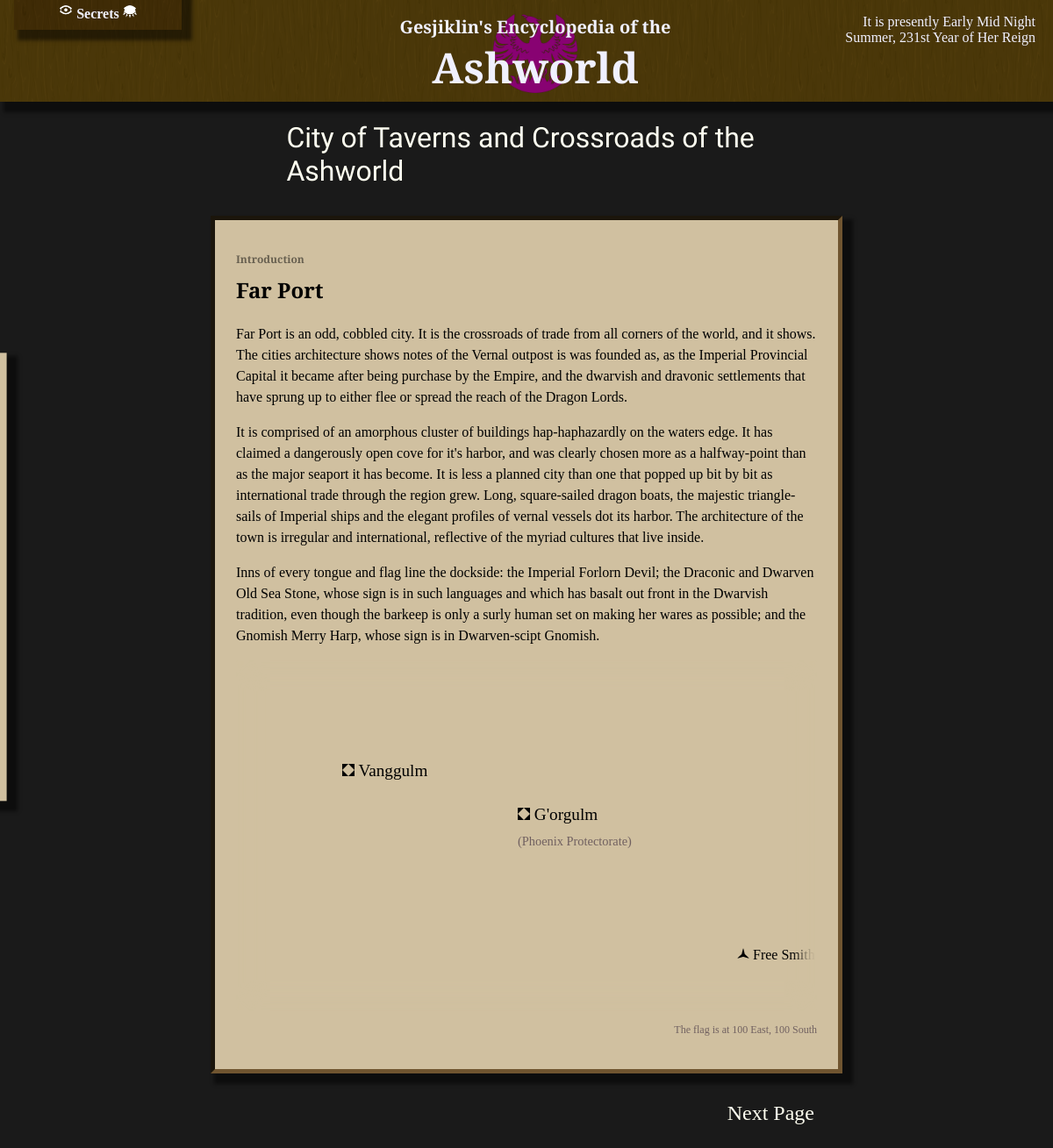
The app's page /Far Port-info with its own data.
### wiki/models.py (models this page shows, shortened)
class InfoPage(models.Model):
    short_title = models.CharField(max_length = 64, primary_key=True)
    def title(self):
        return self.short_title #self.full_title if self.full_title else self.short_title
    def prev_page(self):
        return InfoPage.objects.get(next_page = self)
    def _chapter(self):
        prev = self
        i = 0
        while True:
            try:
                prev = prev.prev_page()
            except InfoPage.DoesNotExist:
                break
            i += 1
        return (prev, i)
    def chapter(self):
        info, number = self._chapter()
        return "{}, Chapter {}".format(info.title(), number) if number > 0 else "Introduction"
    def is_secret(self):
        return len(self.text) == 0 and len(InfoSecret.objects.filter(page = self))
    def map_location(self):
        return MapLocation.objects.get(page = self)
    quote = models.TextField(blank = True)
    text = models.TextField(blank = True)
    next_page = models.ForeignKey(to='self', on_delete=models.SET_NULL, null=True, blank=True)

class MapLocation(models.Model):
    page = models.ForeignKey(to=InfoPage, on_delete=models.SET_DEFAULT, default=InfoPage.objects.get(pk = 'Introduction').pk)
    def title(self):
        return self.page.title()
    note = models.TextField(max_length = 64, blank=True)
    LOC_TYPES = [
        ('village', 'Small Village or Town'),
        ('city', 'Major City'),
        ('region', 'General Region')
    ]
    loc_type = models.TextField(max_length = max(len(i) for i,_ in LOC_TYPES), choices = LOC_TYPES, default = LOC_TYPES[0][0])
    x = models.IntegerField()
    y = models.IntegerField()

### wiki/views.py (the view)
# urls.py: path('', views.index, name='dictionary'),
def index(request, **kwargs):
	template_name = "wiki/index.html"
	context = base_context(request)
	short_title = kwargs['pagetitle'] if ('pagetitle' in kwargs) else 'Introduction'
	info = None
	try:
		info = InfoPage.objects.get(short_title__iexact=short_title)
	except InfoPage.DoesNotExist:
		base_url = reverse('search')
		query_string =  urlencode({'terms': short_title})
		url = '{}?{}'.format(base_url, query_string)
		return redirect(url)
	context['info'] = info
	return render(request, template_name, context)

### wiki/templatetags/wiki_extras.py (called while the page is built, shortened)
@register.filter
def strongterms(value, terms, start_strong="<strong>", end_strong="</strong>"):
    if not terms:
        return mark_safe(value)

### wiki/views.py (called while the page is built)
def pop_popup(request):
	queue = request.session.get('popupforms', [])
	if queue and isinstance(queue, list):
		r = queue.pop(0)
		request.session['popupforms'] = queue
		return r
	else:
		return None

def base_context(request):
	context = {}
	context['show_secrets'] = request.session.get('show_secrets', False)
	context['passwords'] = request.session.get('passwords')
	context['locations'] = MapLocation.objects.all()
	if context['passwords']:
		context['unlocked_secrets'] = list(reduce(lambda x,y : x.union(y), (SecretPassword.objects.get(pk=i).unlocks() for i in context['passwords'])))
	context['popupform'] = pop_popup(request)
	context['terms_str'] = request.GET.get('terms')
	context['terms'] = list(filter(lambda term : not term in ignored_terms, context['terms_str'].split(' ') if context['terms_str'] else []))
	context['show_edit'] = request.get_host() == "127.0.0.1:8000"
	return context

### wiki/templates/wiki/index.html (shortened to what this page needs)
{% load static %}
{% load wiki_extras %}
<!DOCTYPE HTML>
<html>
<head>
    <link rel="stylesheet" type="text/css" href="{% static 'wiki/style.css' %}"/>
    {% block head %}
    <link rel="stylesheet" type="text/css" href="{% static 'wiki/info.css' %}"/>
    {% endblock %}
</head>
<body>
<div class="title">
    <image src="{% static 'wiki/Phoenix.png' %}" alt=""/>
    <span><h2>Gesjiklin's Encyclopedia of the</h2><h1>Ashworld</h1></span>
    <div class="passwords">
        <h3>
            <img src="{% static 'wiki/openEye.png' %}" alt="" height="16"/>
            Secrets
            <img src="{% static 'wiki/closedEye.png' %}" alt="" height="16"/>
        </h3>
    </div>
    <p id="datetime" class="right">
        It is presently HOUR SECTION <br/>
        Summer, 231st Year of Her Reign
    </p>
</div>
<div class="titlebuffer"></div>
<div class="sidebar">
</div>
<div class="content">
    {% block content %}
    <p class="quote">
        {{ info.quote | safe}}
    </p>
    <div class="textbox">
        <h3 class="chapter">{{ info.chapter }}</h3>
        <h2>
            {% if info.is_secret and not show_secrets %}
                <span class="secret">There are only secrets here.</span>
            {% else %}
                {{ info.title | safe }}
            {% endif %}
        </h2>
        <p>
            {{ info.text | strongterms:terms }}
        </p>
        {% if info.map_location %}
            {% include 'wiki/map.html' %}
        {% endif %}
    </div>
    {% if info.next_page %}
        <a id="next" class="pageturn" href="{% url 'info' info.next_page.pk %}">Next Page</a>
    {% endif %}
    {% endblock %}
</div>
</body>
</html>

### wiki/templates/wiki/map.html (shortened to what this page needs)
{% load static %}
<link rel="stylesheet" href="{% static 'wiki/map.css' %}"/>
<div class="mapcontainer">
    <div id="worldmap" class="map pannable">
        {% for location in locations %}
            <a class="maplocation mapsticky map{{location.loc_type}} matchbackground" href="{% url 'info' location.page.pk %}"
                style="top: {{ location.y }}px; left: {{ location.x }}px ">
                {% if location.loc_type != 'region' %}
                    <image src="
                        {% if location.loc_type == 'city' %}
                            {% static 'wiki/city.png' %}
                        {% else %}
                            {% static 'wiki/village.png' %}
                        {% endif %}
                    "/>
                {% endif %}
                {{ location.title }}
                <br/>
                {% if location.note %}
                    <span class="note">({{ location.note }})</span>
                {% endif %}
            </a>
        {% endfor %}
    </div>
    <div class="blurededge matchcolortoback"></div>
</div>
<p class="note">The flag is at <span id="markerx">100</span> East, <span id="markery">100</span> South</p>

### wiki/static/wiki/style.css (style rules this page uses)
body { padding: 0%; margin: 0%; background-image: url("/static/wiki/stone.png"); background-repeat: repeat; background-attachment: fixed; }
body:before { position: fixed; content:""; top:0; left:0; width:100%; height:100%; opacity: 0.985; background-color: #171717; z-index: -10; }
.title { position: fixed; top: 0; left: 0; width: 100%; margin: 0%; padding: 10px; text-align: center; z-index: 10; }
.title, .passwords { background-image: url("/static/wiki/wood.jpg"); background-repeat: repeat; background-size: 200px 200px; }
.title:before, .passwords:before { position: absolute; content:""; top:0; left:0; width:100%; height:100%; opacity: 0.85; background: #453605; z-index: -10; }
.title, .title a { color: #f0f0ff; }
.title, .titlebuffer { height: 6em; }
.title img { max-height: 100%; }
.title span { position: absolute; top: 0; left: 50%; transform: translate(-50%, 0%); }
.title h2 { margin-bottom: 0%; font-size: 1.25em; }
.title h1 { margin-top: 0%; margin-bottom: 8px; font-size: 3em; }
.title h1, h2, .sidebar a, .sidebar form { font-family: 'Cinzel Decorative', cursive; }
.title p { position: absolute; top: 0; padding: 0px 8px; }
.title p.right { text-align: right; right: 2em; }
.passwords { position: absolute; left: 16px; top: 0; transform: translate(0, calc(18px + 1em - 100%)); width: 15%; padding: 4px; padding-bottom: 8px; transition: top 1s; transition: bottom 1s; transition: transform 1s; }
.passwords:before { background: #382702; }
.passwords:before { z-index: 0; }
.passwords p, .passwords form, .passwords h3 { position: relative; z-index: 1; }
.passwords h3 { font-weight: bold; font-size: 1em; margin-bottom: 1px; }
.content { padding: 10px 20%; color: #fffff0; }
.quote, .quoteauthor { font-family: 'Tangerine', cursive; padding-left: 12%; padding-right: 12%; }
.quote { font-size: 2em; }
.textbox { color: #000000; padding: 24px; border-style: inset; border-color: #705530; border-width: 5px; line-height: 1.5; }
.textbox p { position: relative; }
.sidebar { position: absolute; left: 0; top: 50%; padding: 16px; padding-top: inherit; width: 10%; max-width: 10em; overflow: hidden; z-index: 20; transform: translate(-95%, -50%); transition: transform 1s; }
a { text-decoration: none; color: #000000; }
.title, .content .textbox, .sidebar, .passwords { box-shadow: 8px 8px 4px 4px #00000080; }
.sidebar, .textbox { background-color: #d0c0a0; }
.content .textbox .matchbackground { background: -moz-radial-gradient(closest-side, #d0c0a0, #00000000); }
.content .textbox .matchcolortoback { color: #d0c0a0; }

### wiki/static/wiki/info.css (style rules this page uses)
.edit, .pageturn { font-family: 'Cinzel Decorative', cursive; text-decoration: none; }
#next.pageturn, .edit { float: right; }
.pageturn { color: inherit; padding: 32px 32px; font-size: 1.5em; }
h3.chapter { font-size: 0.75em; color: #00000080; margin-bottom: -12px; font-family: 'Cinzel Decorative', cursive; }

### wiki/static/wiki/map.css (style rules this page uses)
.mapcontainer { position: relative; overflow: hidden; height: 50vh; }
.map { position: relative; margin: 0 0; width: 1500px; object-fit: cover; }
.map, .map img { user-select: none; -moz-user-select: none; -webkit-user-select: none; -ms-user-select: none; }
.mapsticky { position: absolute; top: 100px; left: 100px; }
.blurededge { position: absolute; width: 100%; height: 100%; top: 0; left: 0; box-shadow: 0 0 16px 16px inset; pointer-events: none; }
.note { color: #706060; text-align: right; font-weight: normal; font-size: 0.75em; }
.mapcity { font-size: 1.2em; }

### records on screen
InfoPage: quote "City of Taverns and Crossroads of the Ashworld", chapter "Introduction", title "Far Port", text|strongterms "Far Port is an odd, cobbled city. It is the crossroads of trade from all corners of the world, and it shows. The cities architecture shows notes of the Vernal outpost is was founded as, as the Imperial Provincial Capital it became after being purchase by the Empire, and the dwarvish and dravonic settlements that have sprung up to either flee or spread the reach of the Dragon Lords. It is comprised of an amorphous cluster of buildings hap-haphazardly on the waters edge. It has claimed a dangerously open cove for it's harbor, and was clearly chosen more as a halfway-point than as the major seaport it has become. It is less a planned city than one that popped up bit by bit as international…"
MapLocation: title "Free Smith"
MapLocation: title "G'orgulm", note "Phoenix Protectorate"
MapLocation: title "Vanggulm"
